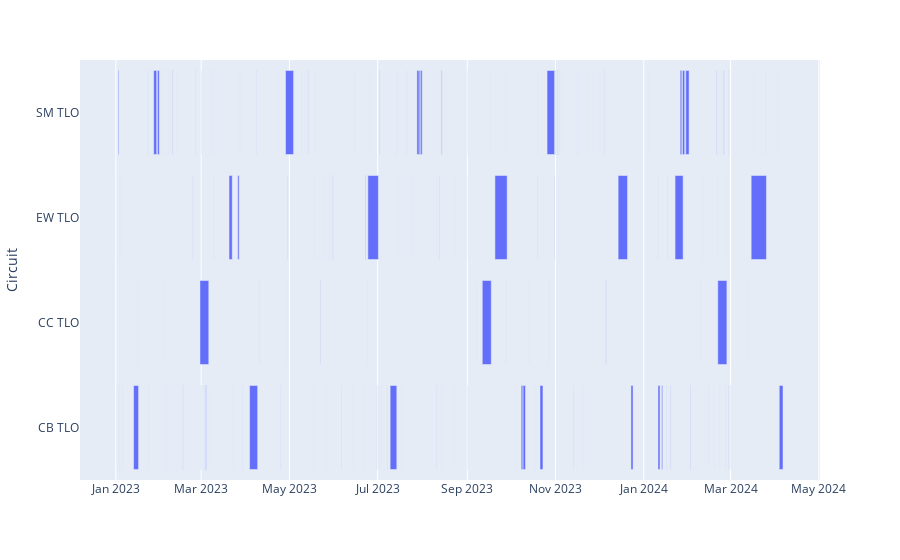

Notebook cell for this chart:
### Code cell
# To get a more accurate picture of the downtime
# merge neighboring rows where the start time of the next row is less than 30 min after the end time of the current row
df_tlo = df_tlo_raw
df_tlo['mask'] = ~(df_tlo_raw.StartTime <= df_tlo_raw.EndTime.shift(1) + pd.Timedelta(minutes=30) )
df_tlo['change_group'] = df_tlo['mask'].cumsum() 
df_tlo = df_tlo.groupby(['Circuit', 'change_group']).agg({'StartTime': min, 'EndTime':max}).reset_index(drop=False).drop(columns='change_group')

df_tlo['Duration'] = (df_tlo.EndTime - df_tlo.StartTime)
df_tlo['Duration_Hrs'] = ((df_tlo.EndTime - df_tlo.StartTime) / pd.Timedelta(hours=1)).round(2)
px.timeline(df_tlo, x_start="StartTime", x_end="EndTime", y="Circuit", hover_data="Duration_Hrs")

### Figure 1 — Plotly figure (JSON) as saved in the notebook; plotly's stock layout.template omitted (floating-point values rounded to 4 significant figures; data arrays with more than 128 entries replaced by an {"elided": "..."} marker saying what was removed)
{"data": [{"alignmentgroup": "True", "base": {"elided": "355 str values"}, "customdata": {"elided": "355x1 float values"}, "hovertemplate": "StartTime=%{base}<br>EndTime=%{x}<br>Circuit=%{y}<br>Duration_Hrs=%{customdata[0]}<extra></extra>", "legendgroup": "", "marker": {"color": "#636efa", "pattern": {"shape": ""}}, "name": "", "offsetgroup": "", "orientation": "h", "showlegend": false, "textposition": "auto", "type": "bar", "x": {"elided": "355 int values"}, "xaxis": "x", "y": {"elided": "355 str values"}, "yaxis": "y"}], "layout": {"barmode": "overlay", "legend": {"tracegroupgap": 0}, "margin": {"t": 60}, "xaxis": {"anchor": "y", "domain": [0, 1], "type": "date"}, "yaxis": {"anchor": "x", "domain": [0, 1], "title": {"text": "Circuit"}}}}
